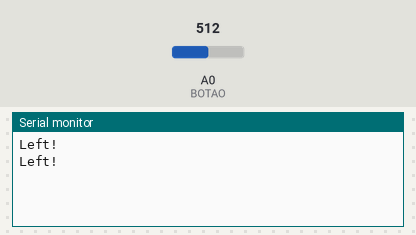
The sketch below on a simulated Arduino Uno, built with avr-gcc and run on an emulated ATmega328P. On the bench: the last lines printed to the serial monitor. The inputs (shaded band) are chosen by the test bench; at power-on: A0 (BOTAO) = 512.

Above: at 1.8 s.
1.9 s: A0 (BOTAO) set to 397
At 2.4 s:
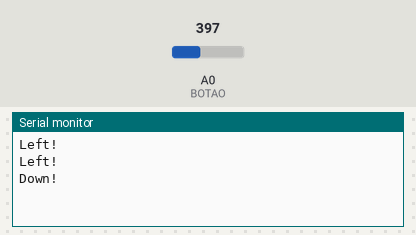
4.5 s: A0 (BOTAO) set to 220
At 5.8 s:
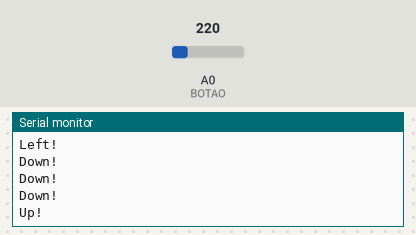
7.5 s: A0 (BOTAO) set to 59
At 8.8 s:
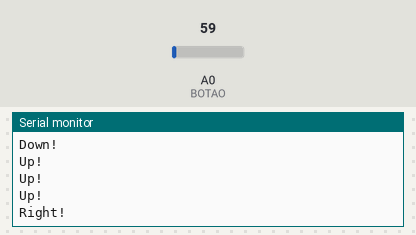
10.5 s: A0 (BOTAO) set to 640
At 11.7 s:
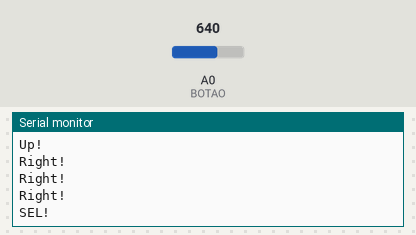
13.5 s: A0 (BOTAO) set to 900
At 14.8 s:
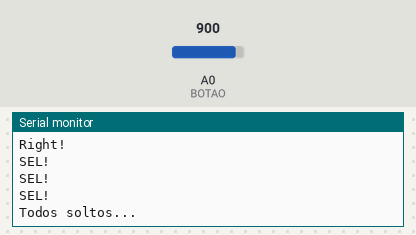

The sketch:

leituraAnalogica.ino
```cpp
#define BOTAO A0

void setup(){
  pinMode(BOTAO, INPUT);

  Serial.begin(9600);
}

void loop(){
  int botao = analogRead(BOTAO);

  if(botao < 69){
    Serial.println("Right!");
  } else if(botao < 230){
    Serial.println("Up!");
  } else if(botao < 407){
    Serial.println("Down!");
  } else if(botao < 630){
    Serial.println("Left!");
  } else if(botao < 896){
    Serial.println("SEL!");
  } else {
    Serial.println("Todos soltos...");
  }

  delay(1000);
}
```

Measured:
- after the input at 1.9 s, the serial monitor: prints a new line after 0.10 s (image 1)
- after the input at 4.5 s, the serial monitor: prints a new line after 0.50 s (image 2)
- after the input at 7.5 s, the serial monitor: prints a new line after 0.50 s (image 3)
- after the input at 10.5 s, the serial monitor: prints a new line after 0.50 s (image 4)
- after the input at 13.5 s, the serial monitor: prints a new line after 0.50 s (image 5)
